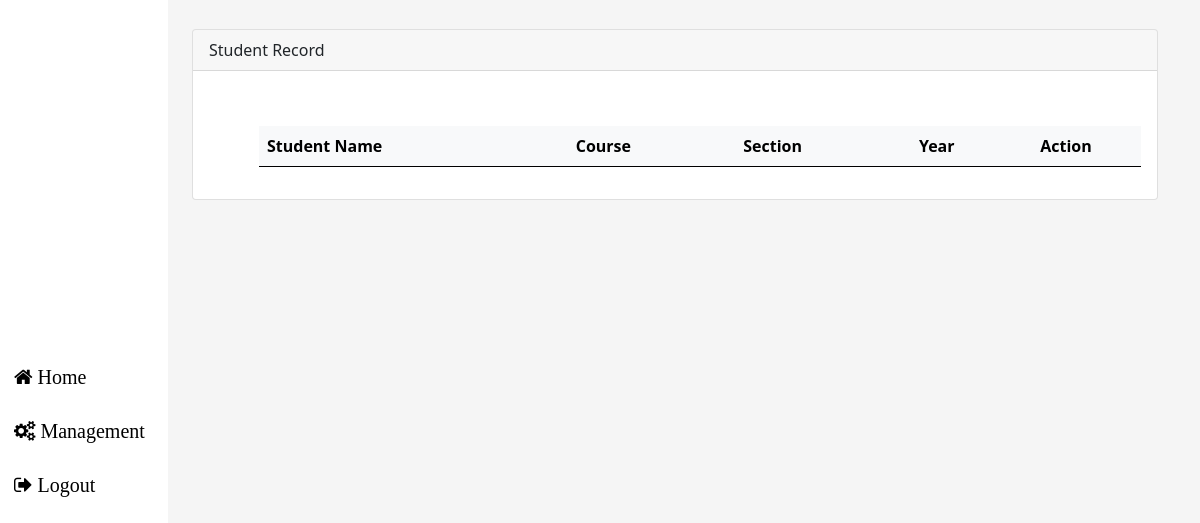
The page /teacher_form/index.php on the database as committed earlier.
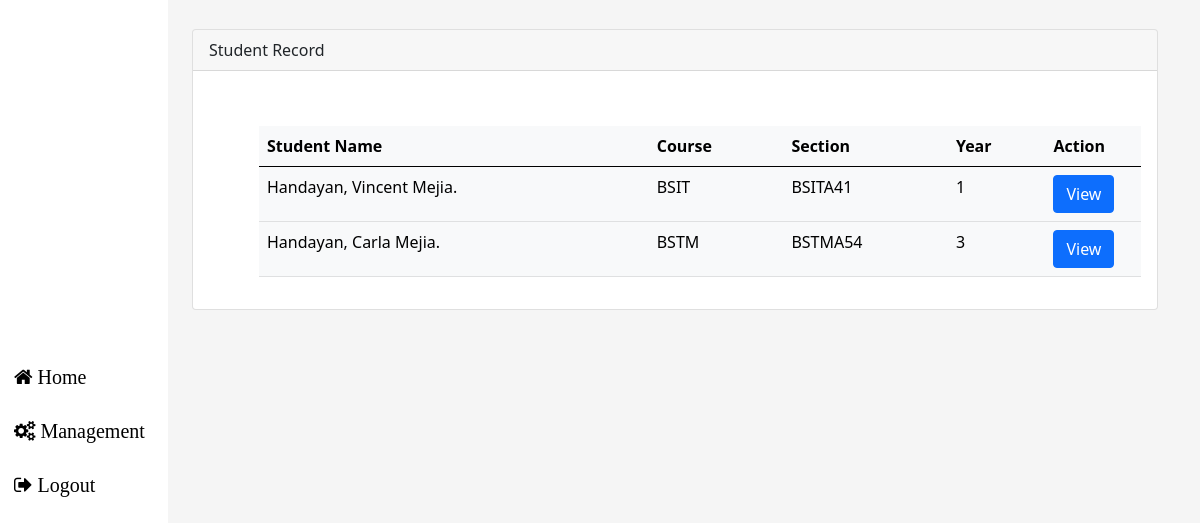
The same page on the database as committed later.
### tables this page shows
CREATE TABLE `account` (
  `LRN` int(100) NOT NULL,
  `ID` int(11) NOT NULL,
  `Firstname` varchar(100) NOT NULL,
  `Middlename` varchar(100) NOT NULL,
  `Lastname` varchar(100) NOT NULL,
  `Suffix` varchar(100) NOT NULL,
  `Username` varchar(100) NOT NULL,
  `Address` varchar(500) NOT NULL,
  `Place_Of_Birth` varchar(100) NOT NULL,
  `Nationality` varchar(100) NOT NULL,
  `Religion` varchar(100) NOT NULL,
  `Email` varchar(100) NOT NULL,
  `Password` varchar(500) NOT NULL,
  `Phone` varchar(100) NOT NULL,
  `Gender` varchar(100) NOT NULL,
  `Course` varchar(100) NOT NULL,
  `Section` varchar(100) NOT NULL,
  `year` varchar(100) NOT NULL,
  `Birthdate` date NOT NULL,
  `Role` varchar(100) NOT NULL,
  `Status` varchar(100) NOT NULL,
  `verification_code` int(100) NOT NULL,
  `creation_time` timestamp NOT NULL DEFAULT current_timestamp()
);

### teacher_form/body/dashboard.php (the view, shortened to what this page needs)
<br>
<div class="container">
    <div class="table-responsive">
      <div class="card">
        <div class="card-header" style="font-weight:normal">
            Student Record
        </div>
        <div class="card-body">
            <br>
            <div class="table-responsive">
                <table class="table table-light" id="table_grading">
                    <thead>
                        <th>Student Name</th>
                        <th>Course</th>
                        <th>Section</th>
                        <th>Year</th>
                        <th>Action</th>
                    </thead>
                    <tbody style="font-weight:normal;">
                     <?php
                     $student_view = mysqli_query($con,"SELECT * FROM account WHERE Role='Student' AND Status='Active'");
                     if(mysqli_num_rows($student_view)>=1){
                        while($row_student = mysqli_fetch_assoc($student_view)){
                            ?>
                                <tr>
                                    <td><?= $row_student['Lastname'].', '. $row_student['Firstname'].' '.$row_student['Middlename'].'.' ?></td>
                                    <td><?= $row_student['Course'] ?></td>
                                    <td><?= $row_student['Section'] ?></td>
                                    <td><?= $row_student['year'] ?></td>
                                    <td><div class="btn btn-primary" onclick="view_grades(<?= $row_student['ID'] ?>)">View</div></td>
                                </tr>
                            <?php
                        }
                     }
                     ?>
                    </tbody>
                </table>
            </div>
            </div>
        </div>
      </div>
    </div>

### teacher_form/index.php (shortened to what this page needs)
<?php
include '../Connection/db.php';
?>
<!DOCTYPE html>
<html lang="en">
<head>
    <link href="https://cdn.jsdelivr.net/npm/bootstrap@5.0.2/dist/css/bootstrap.min.css" rel="stylesheet">
    <link rel="stylesheet" href="https://cdn.datatables.net/1.13.4/css/jquery.dataTables.min.css">
    <link rel="stylesheet" href="https://cdnjs.cloudflare.com/ajax/libs/font-awesome/4.7.0/css/font-awesome.min.css">
</head>
<body>
<?php include 'header/header.php'?>
<div class="dashboard">
    <?php include 'body/dashboard.php' ?>
</div>
<?php include '../javascript/javascript_connection/javascript_cdn.php' ?>
</body>
</html>

### teacher_form/header/header.php (shortened to what this page needs)
<div class="header_panel">
    <ul>
        <a href="" onclick="home()"><li><i class="fa fa-home"> Home</i></li></a>
        <a href="#" onclick="management()"><li><i class="fa fa-cogs"> Management</i></li></a>
        <a href="#" onclick="logout_registrar()"><li><i class="fa fa-sign-out"> Logout</i></li></a>
    </ul>
</div>

### javascript/javascript_connection/javascript_cdn.php (shortened to what this page needs)
<link rel="stylesheet" href="https://cdn.datatables.net/1.13.4/css/jquery.dataTables.min.css">

Rows that differ between the two databases and show on the page:
added account: Lastname "Handayan", Firstname "Vincent", Middlename "Mejia", Course "BSIT", Section "BSITA41", year "1"
added account: Lastname "Handayan", Firstname "Carla", Middlename "Mejia", Course "BSTM", Section "BSTMA54", year "3"
